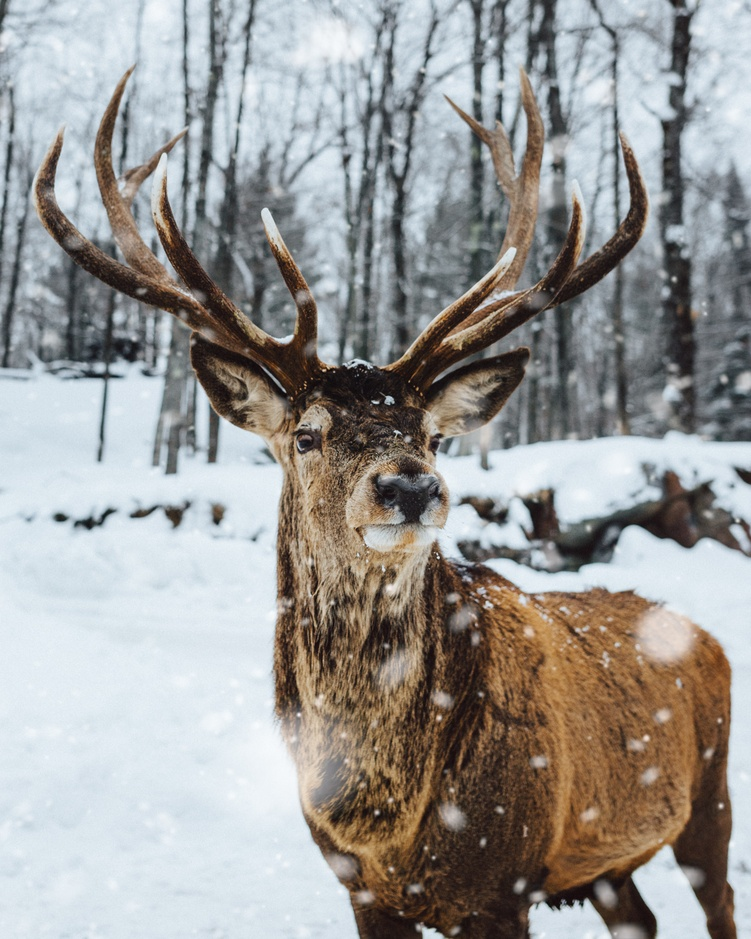
#> input picture Practical_9/img_proc.jpg, 751 x 939 px, shrunk from 3611 x 4514 before the run
$ jupyter execute --allow-errors image_processing.ipynb
#> lines starting #> are read from the running program, lines starting #| are printed output that depends on the picture
# 9.1
Develop a python program that reads the image, display matrix representation of an image creates a histogram of the image and apply the smoothing effect on an image

[cell 1]
#importing necessary libraries
from scipy import misc
from scipy import ndimage
import imageio
import matplotlib.pyplot as plt

[cell 2]
#reading and displaying image
face = imageio.imread('img_proc.jpg')
#> face is the input picture: shape (939, 751, 3); mean R, G, B 155, 154, 151.8
#> (the rest of this cell did not finish here and is left out)

[cell 3]
print(type(face))
#| <class 'numpy.ndarray'>

print(face.shape, face.dtype)
#| (939, 751, 3) uint8

[cell 4]
from PIL import Image

img = Image.open(r"img_proc.jpg")
r, g, b = img.split()
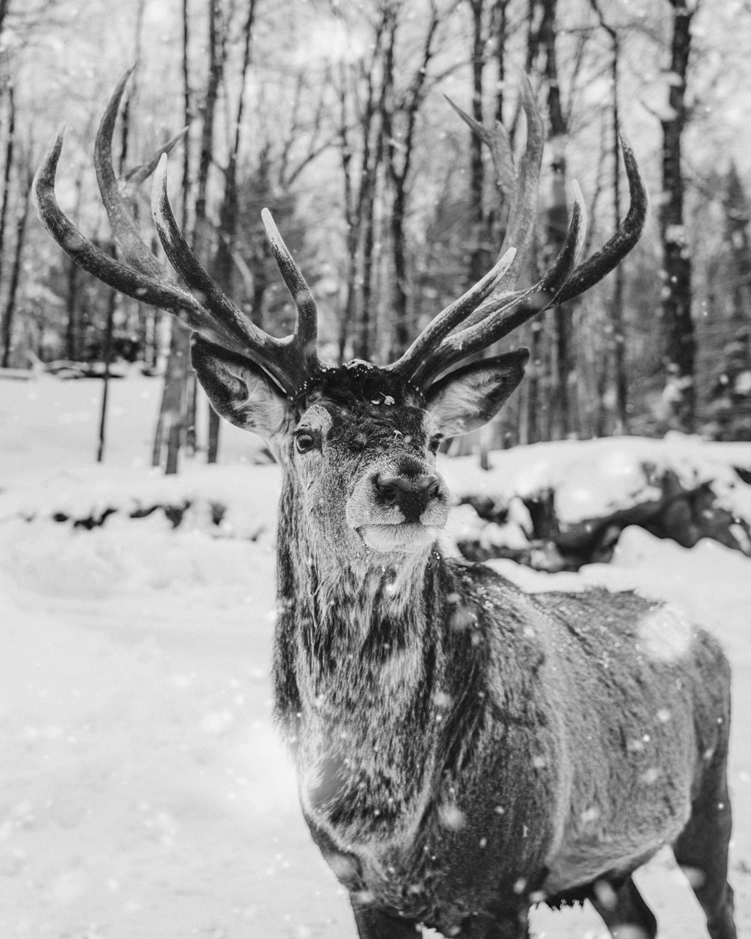
#> r: PIL image 751x939 L; min 7, max 248, mean 155
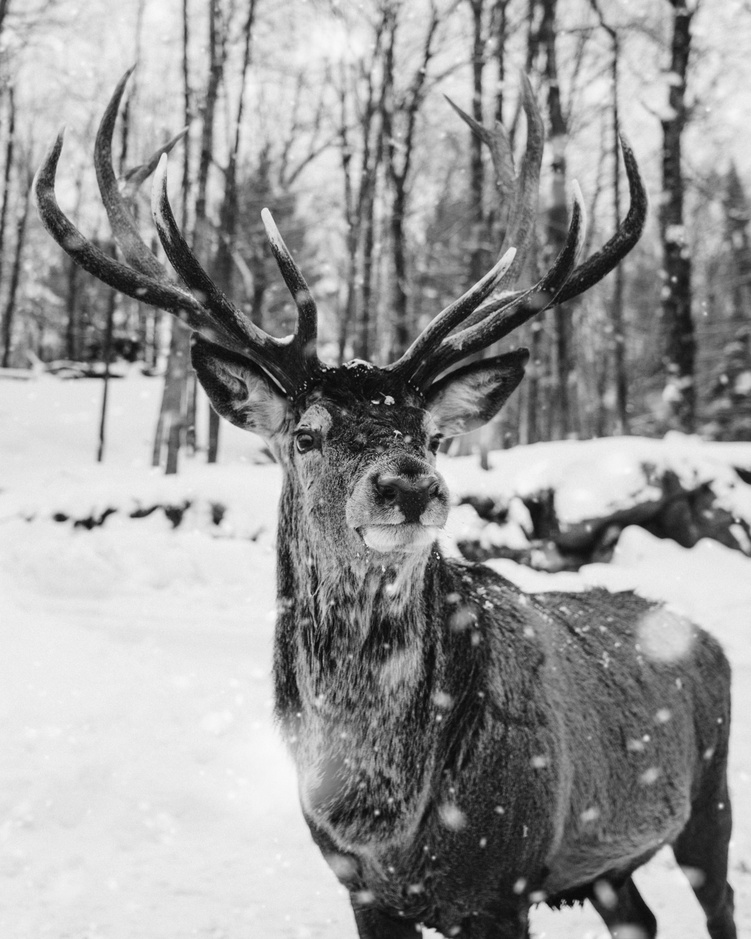
#> g: PIL image 751x939 L; min 5, max 251, mean 154
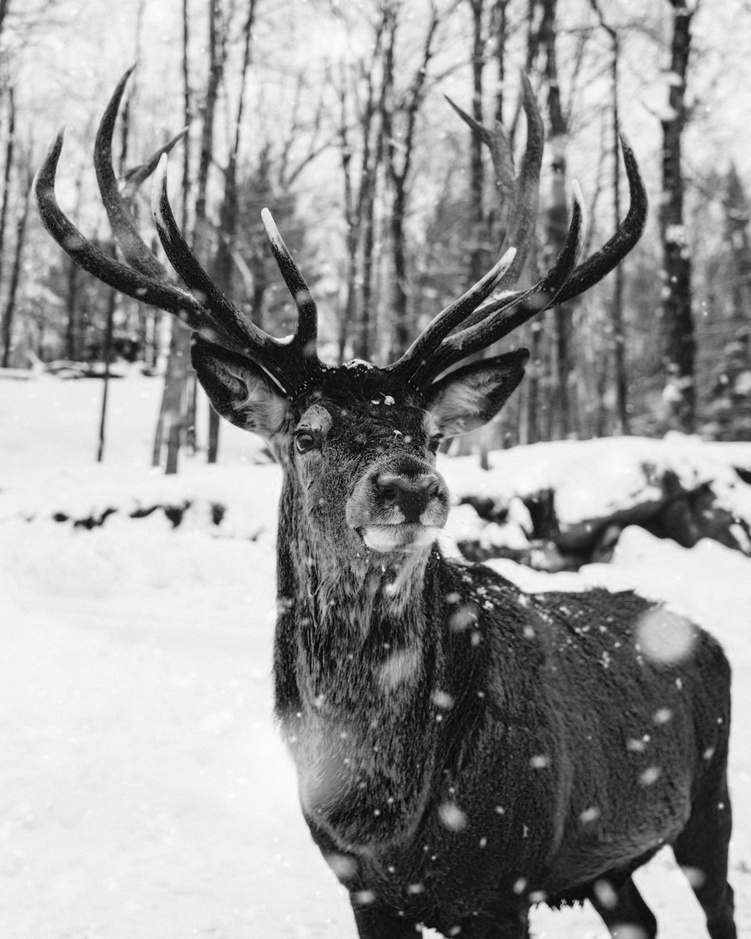
#> b: PIL image 751x939 L; min 0, max 254, mean 151.8

plt.title("Histogram Plot")
plt.hist(b.histogram(), alpha=0.5, label="b")
plt.hist(r.histogram(), alpha=0.5, label="r")
plt.hist(g.histogram(), alpha=0.5, label="g")

plt.legend(loc='upper right')
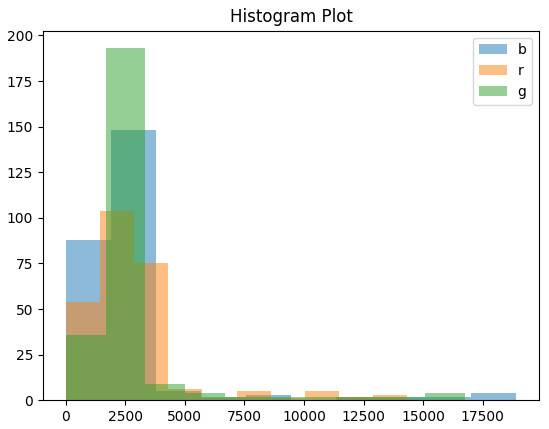
#> figure drawn by matplotlib, 1 panel; tallest bar 148 high, from x = 1891 to 3782; tallest bar 104 high, from x = 1433.9 to 2867.8; tallest bar 193 high, from x = 1676.1 to 3352.2

[cell 5]
blurred_face = ndimage.gaussian_filter(face, sigma=3)
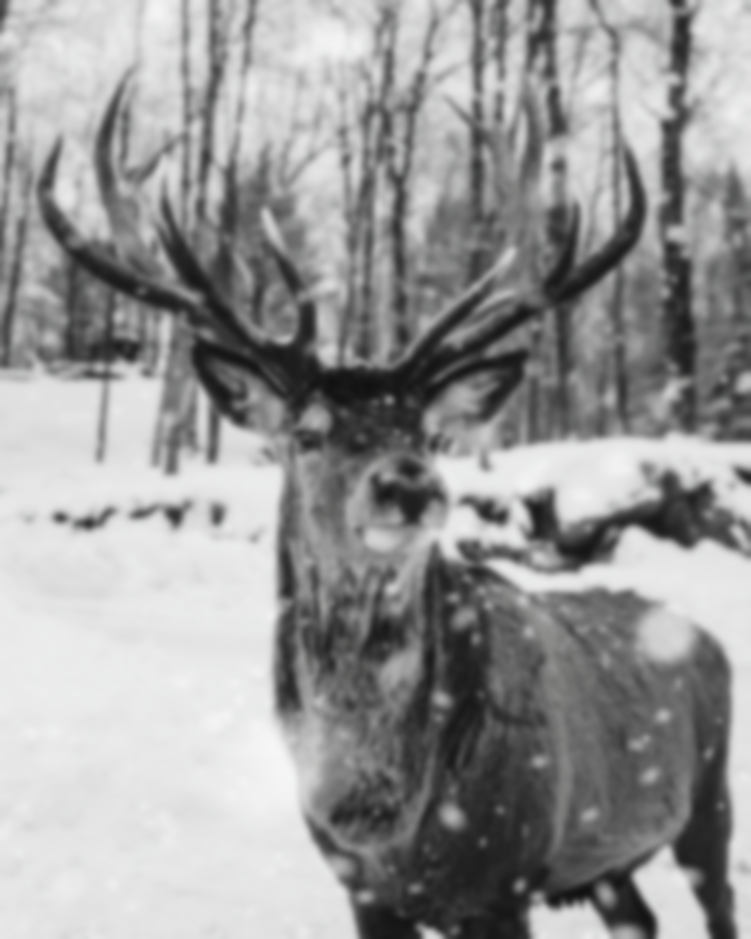
#> blurred_face: shape (939, 751, 3); mean R, G, B 152.1, 152.2, 152.1
very_blurred = ndimage.gaussian_filter(face, sigma=5)
